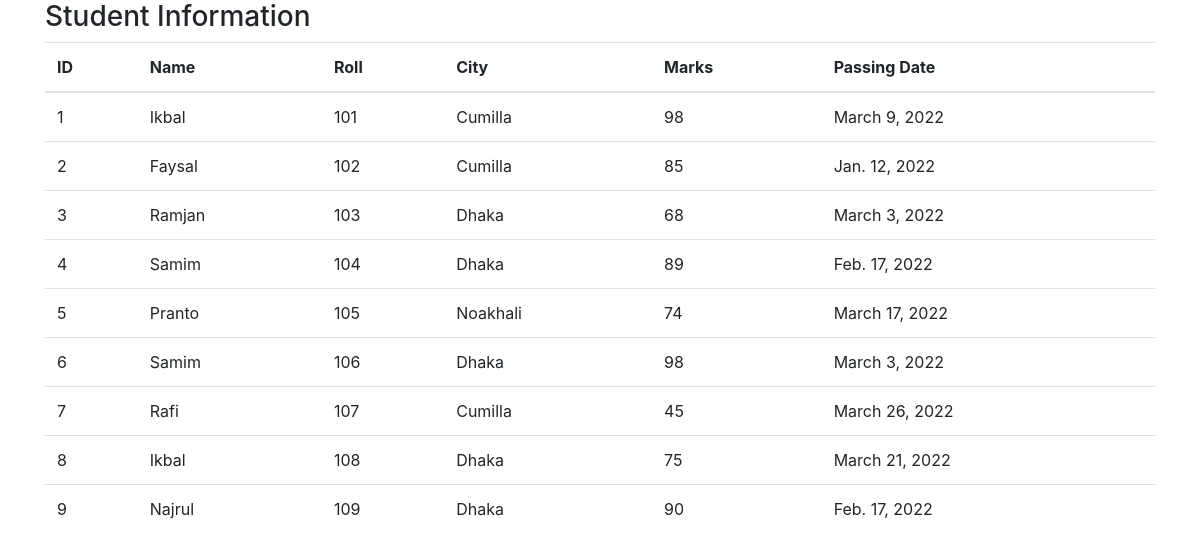
The page / on the database its author committed.
### school/models.py (models this page shows)
class Student(models.Model):
    name = models.CharField(max_length=50)
    roll = models.IntegerField(unique=True, null=False)
    city = models.CharField(max_length=50)
    marks = models.IntegerField()
    pass_date = models.DateField()

### school/views.py (the view)
# urls.py: 2. Add a URL to urlpatterns:  path('', views.home, name='home')
def home(request):
    """
    qs1  =Student.objects.values_list('id','name',  named=True)
    qs2  =Teacher.objects.values_list('id','name', named=True)
    student_data = qs2.intersection(qs1)
    """
    """
    qs1  =Student.objects.values_list('id','name',  named=True)
    qs2  =Teacher.objects.values_list('id','name', named=True)
    student_data = qs1.difference(qs2)
    """
    student_data = Student.objects.all()
    average = student_data.aggregate(Avg('marks'))
    total = student_data.aggregate(Sum('marks'))
    minimum = student_data.aggregate(Min('marks'))
    maximum = student_data.aggregate(Max('marks'))
    totalcount = student_data.aggregate(Count('marks'))
    print('Average marks : ' , average)
    print('Total marks : ' , total)
    print('minimum marks : ' , minimum)
    print('maximum marks : ' , maximum)
    print('Total Count : ' , totalcount)
    print("Return : " , student_data)
    print()
    print("SQL Query => " , student_data.query)
    return render( request,'school/home.html', {'students':student_data} )

### school/templates/school/home.html (shortened to what this page needs)
<!doctype html>
<html lang="en">
  <head>
    <link rel="stylesheet" href="https://cdn.jsdelivr.net/npm/bootstrap@4.6.1/dist/css/bootstrap.min.css">
  </head>
  <body>
    <div class="container">
    <table class="table">
        <h3>Student Information</h3>
        <thead>
          <tr>
            <th scope="col">ID</th>
            <th scope="col">Name</th>
            <th scope="col">Roll</th>
            <th scope="col">City</th>
            <th scope="col">Marks</th>
            <th scope="col">Passing Date</th>
          </tr>
        </thead>
        <tbody>
            {%for student in students%}
          <tr>
              <td>  {{student.id}} </td>
              <td>  {{student.name}} </td>
              <td>  {{student.roll}} </td>
              <td>  {{student.city}} </td>
              <td>  {{student.marks}} </td>
              <td>  {{student.pass_date}} </td>
          </tr>
          {%endfor%}
        </tbody>
      </table>
    </div>
  </body>
</html>

### rows shown on the page
Student: id "1", name "Ikbal", roll "101", city "Cumilla", marks "98", pass_date "March 9, 2022"
Student: id "2", name "Faysal", roll "102", city "Cumilla", marks "85", pass_date "Jan. 12, 2022"
Student: id "3", name "Ramjan", roll "103", city "Dhaka", marks "68", pass_date "March 3, 2022"
Student: id "4", name "Samim", roll "104", city "Dhaka", marks "89", pass_date "Feb. 17, 2022"
Student: id "5", name "Pranto", roll "105", city "Noakhali", marks "74", pass_date "March 17, 2022"
Student: id "6", name "Samim", roll "106", city "Dhaka", marks "98", pass_date "March 3, 2022"
Student: id "7", name "Rafi", roll "107", city "Cumilla", marks "45", pass_date "March 26, 2022"
Student: id "8", name "Ikbal", roll "108", city "Dhaka", marks "75", pass_date "March 21, 2022"
Student: id "9", name "Najrul", roll "109", city "Dhaka", marks "90", pass_date "Feb. 17, 2022"
